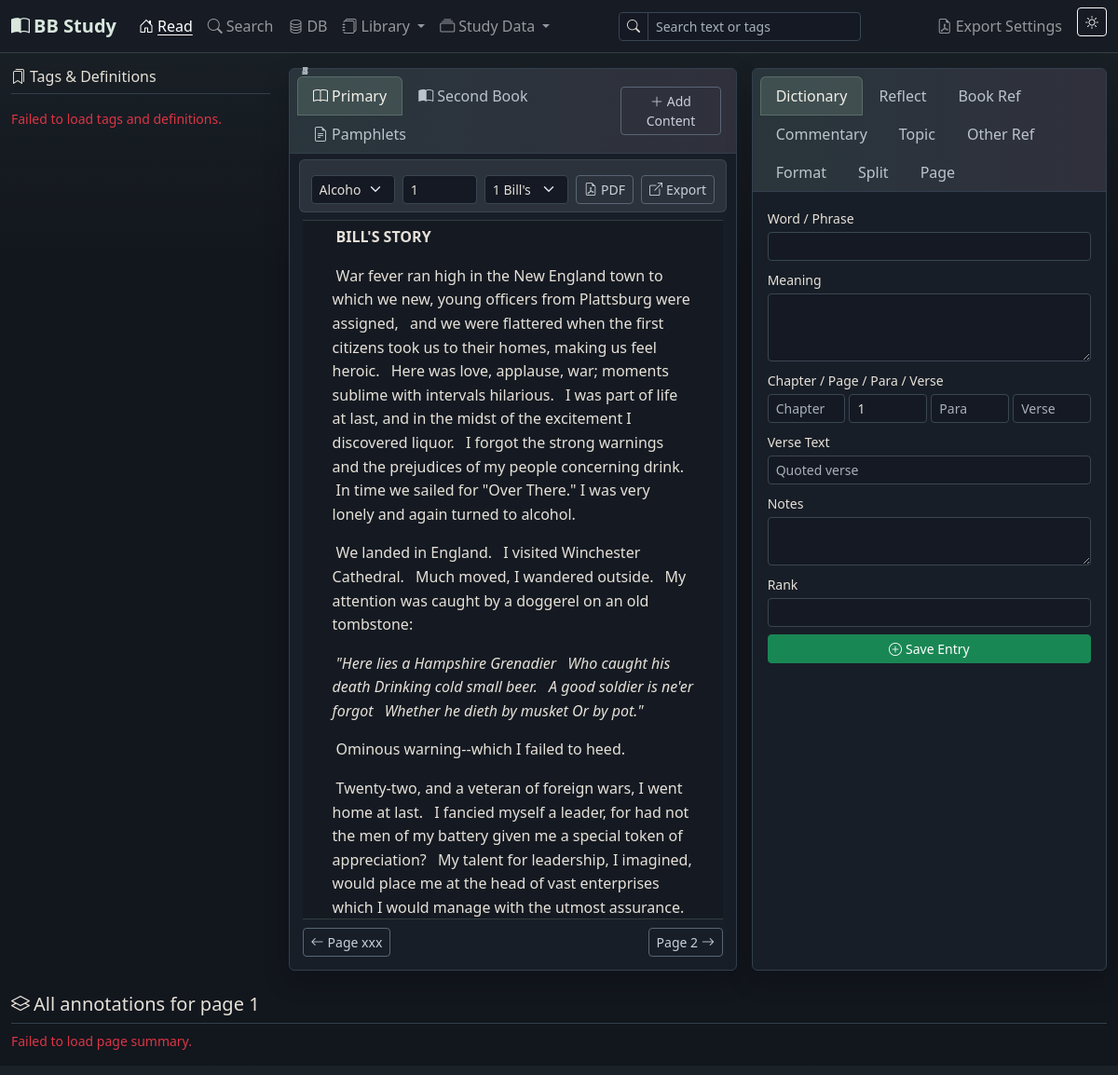
The page / on the database its author committed.
### app/models.py (models this page shows, shortened)
class Setting(db.Model):
    __tablename__ = 'settings'
    id = db.Column(db.Integer, primary_key=True)
    key = db.Column(db.String(100), unique=True, nullable=False)
    value = db.Column(db.Text, default='')

class BookContent(db.Model):
    __tablename__ = 'book_content'
    id = db.Column(db.Integer, primary_key=True)
    book_id = db.Column(db.Integer, db.ForeignKey('books.id'), nullable=False)
    content_mode = db.Column(db.String(20), nullable=False, default='sentence')
    chapter_number = db.Column(db.String(20))
    chapter_name = db.Column(db.String(100))
    chapter = db.Column(db.String(100))
    page = db.Column(db.String(20))
    relative_page_number = db.Column(db.Integer)
    paragraph = db.Column(db.Integer)
    verse = db.Column(db.Integer)
    content = db.Column(db.Text, nullable=False)
    created_at = db.Column(db.DateTime, default=datetime.utcnow)
    topics = db.relationship('ContentTopic', backref='content', lazy=True,
                             cascade='all, delete-orphan',
                             foreign_keys='ContentTopic.book_content_id')

### app/routes/main.py (the view)
@main_bp.route('/')
def index():
    theme = get_theme()
    book_id = request.args.get('book_id', type=int)
    current_book = Book.query.get(book_id) if book_id else get_current_book()
    current_page = request.args.get('page') or (
        get_book_page(current_book.id, get_current_page()) if current_book else get_current_page()
    )
    content_mode = 'sentence'
    secondary_book_id = request.args.get('secondary_book_id', type=int)
    secondary_book = Book.query.get(secondary_book_id) if secondary_book_id else get_current_secondary_book()
    secondary_page = request.args.get('secondary_page') or (
        get_secondary_book_page(secondary_book.id, '1') if secondary_book else '1'
    )
    secondary_content_mode = 'sentence'
    books = Book.query.order_by(Book.title).all()
    if current_book:
        _set_setting('current_book_id', current_book.id)
        if current_page:
            _set_setting('current_page', current_page)
            _set_setting(_book_position_key(current_book.id, 'page'), current_page)
    if secondary_book:
        _set_setting('current_secondary_book_id', secondary_book.id)
        if secondary_page:
            _set_setting(_secondary_book_position_key(secondary_book.id, 'page'), secondary_page)
    primary_state = _build_reader_state(current_book, current_page)
    secondary_state = _build_reader_state(secondary_book, secondary_page)
    return render_template('index.html',
                           theme=theme,
                           current_book=current_book,
                           current_page=current_page,
                           previous_page=primary_state['previous_page'],
                           next_page=primary_state['next_page'],
                           content_mode=content_mode,
                           page_content=primary_state['page_content'],
                           content_formats=primary_state['content_formats'],
                           toc_entries=primary_state['toc_entries'],
                           secondary_book=secondary_book,
                           secondary_page=secondary_page,
                           secondary_previous_page=secondary_state['previous_page'],
                           secondary_next_page=secondary_state['next_page'],
                           secondary_content_mode=secondary_content_mode,
                           secondary_page_content=secondary_state['page_content'],
                           secondary_content_formats=secondary_state['content_formats'],
                           secondary_toc_entries=secondary_state['toc_entries'],
                           books=books)

### app/templates/index.html (shortened to what this page needs)
{% extends 'base.html' %}
{% block navbar_tools %}
<div class="d-flex align-items-center gap-2 my-2 my-lg-0 me-lg-2">
  <div class="position-relative">
    <div class="input-group input-group-sm" style="width:260px;">
      <span class="input-group-text"><i class="bi bi-search"></i></span>
      <input id="readSearchQuery" type="text" class="form-control" placeholder="Search text or tags">
    </div>
  </div>
</div>
{% endblock %}
{% block content %}
<div class="row g-3">
  <aside class="col-xl-3 page-study-rail {% if not current_book %}d-none{% endif %}" aria-label="Tags and definitions">
    <div class="page-study-rail-inner">
      <h6 class="border-bottom pb-2 mb-3">
        <i class="bi bi-bookmarks me-1"></i>Tags &amp; Definitions
      </h6>
      <div id="pageStudyRail" class="page-study-stack">
      </div>
    </div>
  </aside>
  <div class="col-lg-7 {% if current_book %}col-xl-5{% else %}col-xl-7{% endif %}">
    <div class="card h-100">
      <div class="card-header d-flex justify-content-between align-items-center">
        <ul class="nav nav-tabs card-header-tabs" id="bookPaneTabs">
          <li class="nav-item">
            <button class="nav-link active" data-bs-toggle="tab" data-bs-target="#primaryBookPane">
              <i class="bi bi-book me-1"></i>Primary
            </button>
          </li>
          <li class="nav-item">
            <button class="nav-link" data-bs-toggle="tab" data-bs-target="#secondaryBookPane">
              <i class="bi bi-book-half me-1"></i>Second Book
            </button>
          </li>
          <li class="nav-item">
            <button class="nav-link" data-bs-toggle="tab" data-bs-target="#pamphletBookPane">
              <i class="bi bi-file-earmark-text me-1"></i>Pamphlets
            </button>
          </li>
        </ul>
        <button class="btn btn-sm btn-outline-secondary" data-bs-toggle="modal" data-bs-target="#addContentModal">
          <i class="bi bi-plus-lg"></i> Add Content
        </button>
      </div>
      <div class="card-body tab-content book-pane-body">
        <div class="tab-pane fade show active" id="primaryBookPane">
          <div class="reader-controls row g-2 align-items-center mb-2">
            <div class="col-12 col-md">
              <select id="bookSelect" class="form-select form-select-sm">
                {% for b in books %}
                  <option value="{{ b.id }}" {% if current_book and current_book.id == b.id %}selected{% endif %}>
                    {{ b.title }}
                  </option>
                {% endfor %}
              </select>
            </div>
            <div class="col-auto">
              <input id="pageInput" type="text" class="form-control form-control-sm" style="width:80px;"
                     value="{{ current_page }}" placeholder="Page">
            </div>
            {% if toc_entries %}
            <div class="col-12 col-md">
              <select id="primaryTocSelect" class="form-select form-select-sm">
                {% for entry in toc_entries %}
                  <option value="{{ entry.page }}" {% if entry.page == current_page %}selected{% endif %}>
                    {{ entry.chapter_number ~ ' ' if entry.chapter_number else '' }}{{ entry.chapter_name or entry.title }}{% if entry.page %} · {{ entry.page }}{% endif %}
                  </option>
                {% endfor %}
              </select>
            </div>
            {% endif %}
            <div class="col-auto">
              {% if current_book and current_book.pdf_path %}
                <a class="btn btn-sm btn-outline-secondary" href="{{ url_for('main.book_pdf', book_id=current_book.id) }}" target="_blank" rel="noopener">
                  <i class="bi bi-file-earmark-pdf me-1"></i>PDF
                </a>
              {% endif %}
            </div>
            <div class="col-auto">
              {% if current_book %}
                <a class="btn btn-sm btn-outline-secondary" href="{{ url_for('main.export_page_pdf', book_id=current_book.id, page=current_page) }}" target="_blank" rel="noopener">
                  <i class="bi bi-box-arrow-up-right me-1"></i>Export
                </a>
              {% endif %}
            </div>
          </div>
          <div class="book-content-scroll" id="pageContentArea">
            {% if page_content %}
              {% set cur_para = namespace(val=None) %}
              {% for item in page_content %}
                {% if item.paragraph != cur_para.val %}
                  {% if cur_para.val is not none %}</p>{% endif %}
                  <p class="book-paragraph" data-paragraph="{{ item.paragraph }}">
                  {% set cur_para.val = item.paragraph %}
                {% endif %}
                {% set verse_key = item.paragraph ~ '-' ~ item.verse %}
                {% set fmt = content_formats.get(verse_key) %}
                <span class="verse-fragment sentence-verse {{ 'formatted-bold' if fmt and fmt.is_bold else '' }} {{ 'formatted-italic' if fmt and fmt.is_italic else '' }} {{ 'formatted-role-' ~ fmt.content_role if fmt and fmt.content_role and fmt.content_role != 'body' else '' }} {{ 'formatted-align-' ~ fmt.alignment_override if fmt and fmt.alignment_override else '' }}"
                      data-is-bold="{{ 'true' if fmt and fmt.is_bold else 'false' }}"
                      data-is-italic="{{ 'true' if fmt and fmt.is_italic else 'false' }}"
                      data-content-role="{{ fmt.content_role if fmt and fmt.content_role else 'body' }}"
                      data-alignment-override="{{ fmt.alignment_override if fmt and fmt.alignment_override else '' }}"
                      data-content-id="{{ item.id }}"
                      data-content-mode="sentence"
                      data-raw-content="{{ item.content }}"
                      data-verse-key="{{ verse_key }}"
                      data-chapter="{{ item.chapter_name or item.chapter or '' }}"
                      data-page="{{ item.page }}"
                      data-paragraph="{{ item.paragraph }}"
                      data-verse="{{ item.verse }}"><sup class="content-number">{{ item.verse }}</sup>{{ item.content }} </span>
              {% endfor %}
              {% if page_content %}</p>{% endif %}
            {% elif current_book %}
              <p class="text-muted fst-italic">No content stored for this page yet.</p>
            {% else %}
              <p class="text-muted fst-italic">Select a book and page to begin reading.</p>
            {% endif %}
          </div>
          {% if current_book %}
          <div class="reader-footer d-flex justify-content-between align-items-center mt-2">
            <div>
              {% if previous_page %}
              <a class="btn btn-sm btn-outline-secondary"
                 href="{{ url_for('main.index', book_id=current_book.id, page=previous_page, secondary_book_id=secondary_book.id if secondary_book else none, secondary_page=secondary_page if secondary_book else none) }}">
                <i class="bi bi-arrow-left me-1"></i>Page {{ previous_page }}
              </a>
              {% endif %}
            </div>
            <div>
              {% if next_page %}
              <a class="btn btn-sm btn-outline-secondary"
                 href="{{ url_for('main.index', book_id=current_book.id, page=next_page, secondary_book_id=secondary_book.id if secondary_book else none, secondary_page=secondary_page if secondary_book else none) }}">
                Page {{ next_page }}<i class="bi bi-arrow-right ms-1"></i>
              </a>
              {% endif %}
            </div>
          </div>
          {% endif %}
        </div>
      </div>
    </div>
  </div>
  <div class="col-lg-5 col-xl-4">
    <div class="card h-100">
      <div class="card-header">
        <ul class="nav nav-tabs card-header-tabs" id="entryTabs">
          <li class="nav-item">
            <button class="nav-link active" data-bs-toggle="tab" data-bs-target="#tabDict">
              Dictionary
            </button>
          </li>
          <li class="nav-item">
            <button class="nav-link" data-bs-toggle="tab" data-bs-target="#tabReflect">
              Reflect
            </button>
          </li>
          <li class="nav-item">
            <button class="nav-link" data-bs-toggle="tab" data-bs-target="#tabRef">
              Book Ref
            </button>
          </li>
          <li class="nav-item">
            <button class="nav-link" data-bs-toggle="tab" data-bs-target="#tabComm">
              Commentary
            </button>
          </li>
          <li class="nav-item">
            <button class="nav-link" data-bs-toggle="tab" data-bs-target="#tabTopic">
              Topic
            </button>
          </li>
          <li class="nav-item">
            <button class="nav-link" data-bs-toggle="tab" data-bs-target="#tabSrc">
              Other Ref
            </button>
          </li>
          <li class="nav-item">
            <button class="nav-link" data-bs-toggle="tab" data-bs-target="#tabFormat">
              Format
            </button>
          </li>
          <li class="nav-item">
            <button class="nav-link" data-bs-toggle="tab" data-bs-target="#tabSplit">
              Split
            </button>
          </li>
          <li class="nav-item">
            <button class="nav-link" data-bs-toggle="tab" data-bs-target="#tabPageFormat">
              Page
            </button>
          </li>
        </ul>
      </div>
      <div class="card-body tab-content overflow-auto" style="max-height:60vh;">
        <div class="tab-pane fade show active" id="tabDict">
          <form id="dictForm" class="mb-0">
            <div class="mb-2">
              <label class="form-label small mb-1">Word / Phrase</label>
              <input type="text" class="form-control form-control-sm" id="dictWord" required>
            </div>
            <div class="mb-2">
              <label class="form-label small mb-1">Meaning</label>
              <textarea class="form-control form-control-sm" id="dictMeaning" rows="3" required></textarea>
            </div>
            <div class="mb-2">
              <label class="form-label small mb-1">Chapter / Page / Para / Verse</label>
              <div class="row g-1">
                <div class="col"><input type="text" class="form-control form-control-sm" id="dictChapter" placeholder="Chapter"></div>
                <div class="col"><input type="text" class="form-control form-control-sm" id="dictPage" placeholder="Page"></div>
                <div class="col"><input type="number" class="form-control form-control-sm" id="dictPara" placeholder="Para"></div>
                <div class="col"><input type="number" class="form-control form-control-sm" id="dictLine" placeholder="Verse"></div>
              </div>
            </div>
            <div class="mb-2">
              <label class="form-label small mb-1">Verse Text</label>
              <input type="text" class="form-control form-control-sm" id="dictLineText" placeholder="Quoted verse">
            </div>
            <div class="mb-2">
              <label class="form-label small mb-1">Notes</label>
              <textarea class="form-control form-control-sm" id="dictNotes" rows="2"></textarea>
            </div>
            <div class="mb-2">
              <label class="form-label small mb-1">Rank</label>
              <input type="number" class="form-control form-control-sm" id="dictRank" min="1" step="1">
            </div>
            <button type="submit" class="btn btn-sm btn-success w-100">
              <i class="bi bi-plus-circle me-1"></i>Save Entry
            </button>
          </form>
        </div>
      </div>
    </div>
  </div>
</div>
<div class="mt-4" id="pageSummarySection">
  {% if current_book %}
  <h5 class="border-bottom pb-2">
    <i class="bi bi-layers me-1"></i>All annotations for page <span id="summaryPageLabel">{{ current_page }}</span>
  </h5>
  <div id="pageSummary" class="summary-masonry">
  </div>
  {% endif %}
</div>
{% endblock %}

### rows shown on the page
BookContent: verse "1", content "BILL'S STORY"
BookContent: verse "1", content "War fever ran high in the New England town to which we new, young officers from Plattsburg were assigned,"
BookContent: verse "3", content "Here was love, applause, war; moments sublime with intervals hilarious."
BookContent: verse "4", content "I was part of life at last, and in the midst of the excitement I discovered liquor."
BookContent: verse "5", content "I forgot the strong warnings and the prejudices of my people concerning drink."
BookContent: verse "6", content "In time we sailed for \"Over There.\" I was very lonely and again turned to alcohol."
BookContent: verse "1", content "We landed in England."
BookContent: verse "2", content "I visited Winchester Cathedral."
BookContent: verse "3", content "Much moved, I wandered outside."
BookContent: verse "4", content "My attention was caught by a doggerel on an old tombstone:"
BookContent: verse "1", content "\"Here lies a Hampshire Grenadier"
BookContent: verse "3", content "A good soldier is ne'er forgot"
BookContent: verse "1", content "Ominous warning--which I failed to heed."
BookContent: verse "1", content "Twenty-two, and a veteran of foreign wars, I went home at last."
BookContent: verse "2", content "I fancied myself a leader, for had not the men of my battery given me a special token of appreciation?"
BookContent: verse "3", content "My talent for leadership, I imagined, would place me at the head of vast enterprises which I would manage with the utmost assurance."

### other values the page prints
{{ item.verse }} "2" "2" "4"
{{ item.content }} "and we were flattered when the first citizens took us to their homes, making us feel heroic." "Who caught his death Drinking cold small beer." "Whether he dieth by musket Or by pot.\""
{{ previous_page }} "xxx"
{{ next_page }} "2"
{{ current_page }} "1"
form field value "Alcoholics Anonymous"
form field value "1 Bill's Story · 1"
